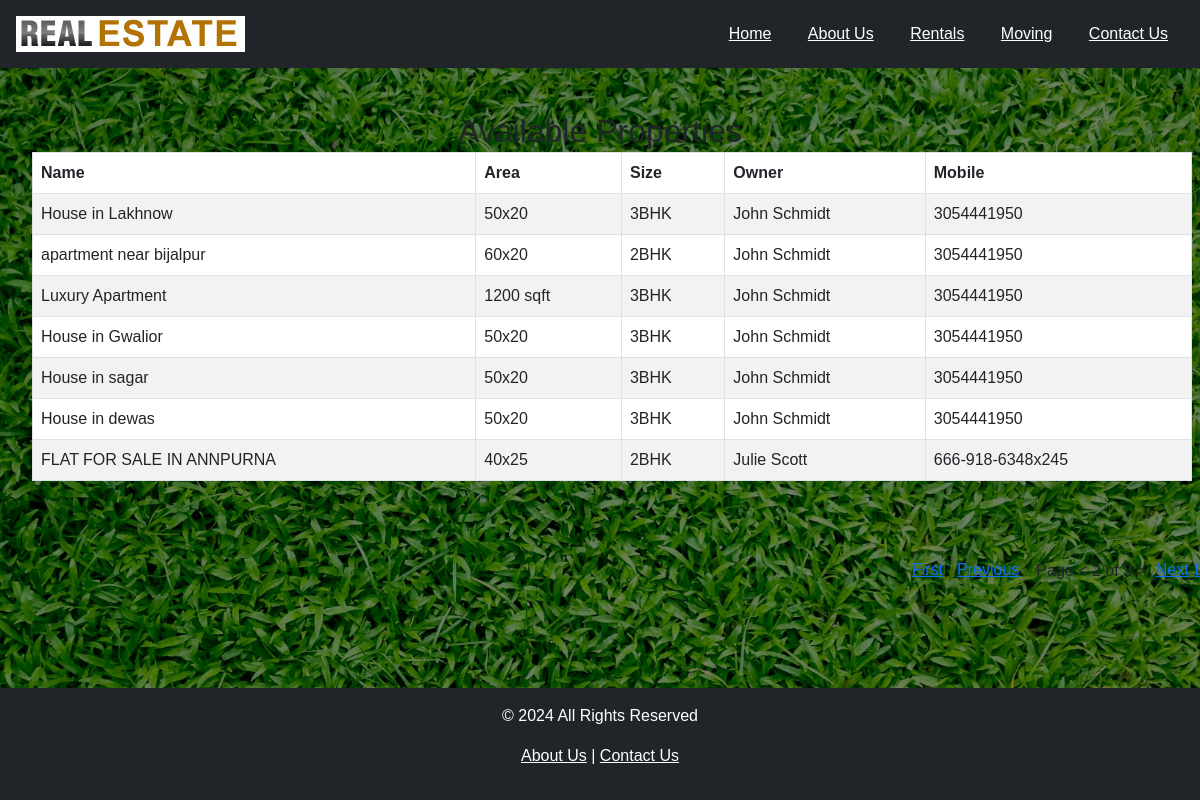
/api/buying/?page=2, run on the app's committed database.
### app1/models.py (models this page shows, shortened)
class Property(models.Model):
    PROPERTY_TYPES = [
        ("HOUSE", "House"),
        ("APARTMENT", "Apartment"),
        ("COMMERCIAL", "Commercial"),
        ("LAND", "Land"),
        ("VILLA", "Villa"),
        ("FARMHOUSE", "Farmhouse"),
    ]
    PROPERTY_SUBTYPES = [
        ("2BHK", "2BHK"),
         ("3BHK","3BHK"),
         ("4BHK","4BHK"),
         ("VILLA","VILLA"),
         ("PANT HOUSE","PANT HOUSE"),
         ("OTHERS","OTHERS")
    ]
    uuid = models.UUIDField(default=uuid.uuid4, unique=True, editable=False)
    title = models.CharField(max_length=100)
    owner = models.ForeignKey(
        Owner, on_delete=models.CASCADE, related_name="properties"
    )
    area = models.CharField(max_length=50)
    property_type = models.CharField(
        max_length=20, choices=PROPERTY_TYPES, default="HOUSE"
    )
    property_subtype = models.CharField(
        max_length=20, choices=PROPERTY_SUBTYPES, default="OTHERS"
    )

class Owner(models.Model):
    name = models.CharField(max_length=100)
    mobile = models.CharField(max_length=15, unique=True)

### app1/views.py (the view)
# urls.py: path("buying/", Property_list, name="buying"),
def Property_list(request):
    mydata = Property.objects.all().order_by("-id")
    paginator = Paginator(mydata, 7)
    page_number = request.GET.get('page')
    page_obj = paginator.get_page(page_number)
    template = loader.get_template('buying.html')
    context = {
        'properties': page_obj,
    }
    return HttpResponse(template.render(context, request))

### app1/templates/buying.html (shortened to what this page needs)
{% extends 'base.html' %}
{% load static %}
{% block content %}
<link rel="stylesheet" href="{% static 'app1/css/property_form.css'%}">
<h2 class="text-center">Available Properties</h2>
<table class="table table-striped table-bordered mt-3 buyingtable">
    <thead>
        <tr>
            <th>Name</th>
            <th>Area</th>
            <th>Size</th>
            <th>Owner</th>
            <th>Mobile</th>
        </tr>
    </thead>
    <tbody>
        {% for property in properties %}
        <tr>
            <td>{{ property.title }}</td>
            <td>{{ property.area }}</td>
            <td>{{ property.property_subtype }}</td>
            <td>{{ property.owner.name }}</td>
            <td>{{ property.owner.mobile }}</td>
        </tr>
        {% empty %}
        <tr>
            <td colspan="6" class="text-center">No properties available.</td>
        </tr>
        {% endfor %}
<div class="pagination">
    {% if properties.has_previous %}
        <a href="?page=1" class="first">First</a>
        <a href="?page={{ properties.previous_page_number }}" class="previous">Previous</a>
    {% endif %}
    <span class="pageof">Page  < {{ properties.number }} of {{ properties.paginator.num_pages }} > </span>
    {% if properties.has_next %}
        <a href="?page={{ properties.next_page_number }}" class="next">Next</a>
        <a href="?page={{ properties.paginator.num_pages }}" class="last">Last</a>
    {% endif %}
</div>
    </tbody>
</table>
{% endblock %}

### app1/static/app1/css/base.css (style rules this page uses)
body { display: flex; flex-direction: column; min-height: 100vh; }

### app1/static/app1/css/property_form.css (style rules this page uses)
body { font-family: Arial, sans-serif; margin: 0; padding: 0; background-color: #f4f4f4; }
body::before { content: ""; position: absolute; top: 0; left: 0; width: 100%; height: 100%; background: rgba(0, 0, 0, 0.5); z-index: -1; }
.first { transform: translate(892px, 400px); }
.previous { transform: translate(906px, 400px); }
.next { transform: translate(933px, 400px); }
.last { transform: translate(939px, 400px); }
.pageof { transform: translate(923px, 401px); }
.buyingtable { transform: translate(12px, -46px); }

### data on the page
Property: title "House in Lakhnow", area "50x20", property_subtype "3BHK", owner.name "John Schmidt", owner.mobile "3054441950"
Property: title "apartment near bijalpur", area "60x20", property_subtype "2BHK", owner.name "John Schmidt", owner.mobile "3054441950"
Property: title "Luxury Apartment", area "1200 sqft", property_subtype "3BHK", owner.name "John Schmidt", owner.mobile "3054441950"
Property: title "House in Gwalior", area "50x20", property_subtype "3BHK", owner.name "John Schmidt", owner.mobile "3054441950"
Property: title "House in sagar", area "50x20", property_subtype "3BHK", owner.name "John Schmidt", owner.mobile "3054441950"
Property: title "House in dewas", area "50x20", property_subtype "3BHK", owner.name "John Schmidt", owner.mobile "3054441950"
Property: title "FLAT FOR SALE IN ANNPURNA", area "40x25", property_subtype "2BHK", owner.name "Julie Scott", owner.mobile "666-918-6348x245"

### other printed values
{{ properties.number }} "2"
{{ properties.paginator.num_pages }} "3"
